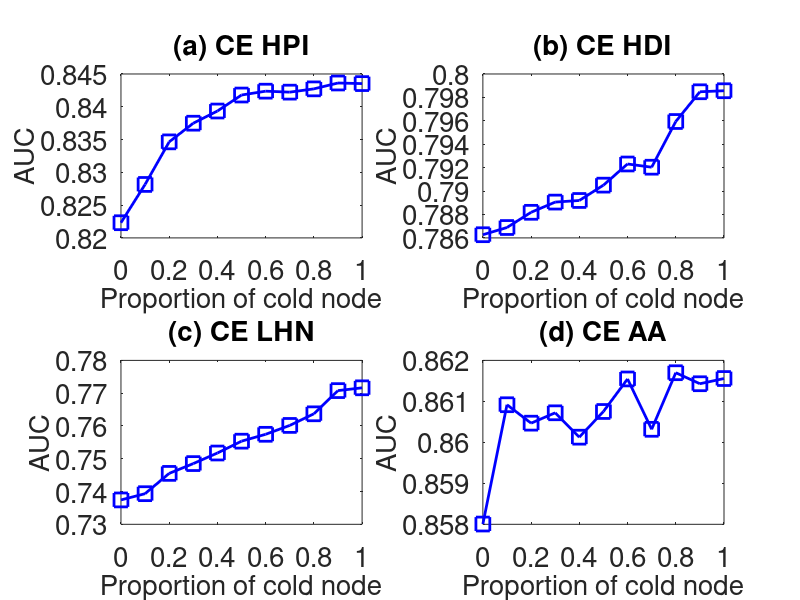

Recreate this plot in MATLAB.
subplot(2,2,1);
x=0:0.1:1;
y=[0.822315	0.8281534	0.8346465	0.8374935	0.83935	0.84179	0.8423777	0.8422301	0.8427296	0.8436239	0.843534
];
plot(x,y,'-bs','LineWidth',2,'MarkerSize',10);
set(gca,'FontSize',20);
xlabel('Proportion of cold node','fontsize',20);
ylabel('AUC','fontsize',20);
title('(a) CE HPI','fontsize',20);

subplot(2,2,2);
x=0:0.1:1;
y=[0.786271	0.7868872	0.7881859	0.7890582	0.7891958	0.7905062	0.7923122	0.7920375	0.7959409	0.7984804	0.7985685
];
plot(x,y,'-bs','LineWidth',2,'MarkerSize',10);
set(gca,'FontSize',20);
xlabel('Proportion of cold node','fontsize',20);
ylabel('AUC','fontsize',20);
title('(b) CE HDI','fontsize',20);

subplot(2,2,3);
x=0:0.1:1;
y=[0.7374354	0.7393407	0.7455321	0.7485221	0.7517461	0.7553587	0.7574565	0.7601613	0.7637066	0.7707838	0.7716357
];
plot(x,y,'-bs','LineWidth',2,'MarkerSize',10);
set(gca,'FontSize',20);
xlabel('Proportion of cold node','fontsize',20);
ylabel('AUC','fontsize',20);
title('(c) CE LHN','fontsize',20);


subplot(2,2,4);
x=0:0.1:1;
y=[0.8580066	0.8609178	0.8604681	0.8607212	0.8601261	0.8607531	0.861547	0.8603184	0.861699	0.8614302	0.8615571
];
plot(x,y,'-bs','LineWidth',2,'MarkerSize',10);
set(gca,'FontSize',20);
xlabel('Proportion of cold node','fontsize',20);
ylabel('AUC','fontsize',20);
title('(d) CE AA','fontsize',20);
